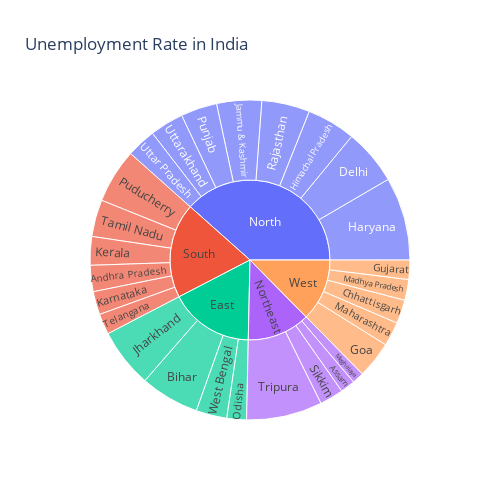

Notebook code cell kept with this figure:
### Code cell
df= data[['State', 'Region','Estimated Unemployment Rate (%)']]
fig= px.sunburst(data_frame=df, path=['Region', 'State'],
                 values='Estimated Unemployment Rate (%)',
                 width= 500, height= 500,
                 color_continuous_scale='RdYlGn',
                 title= "Unemployment Rate in India")
fig.show()

### Figure 1 — Plotly figure (JSON) as saved in the notebook; plotly's stock layout.template omitted (floating-point values rounded to 4 significant figures)
{"data": [{"branchvalues": "total", "domain": {"x": [0, 1], "y": [0, 1]}, "hovertemplate": "labels=%{label}<br>Estimated Unemployment Rate (%)=%{value}<br>parent=%{parent}<br>id=%{id}<extra></extra>", "ids": ["South/Andhra Pradesh", "Northeast/Assam", "East/Bihar", "West/Chhattisgarh", "North/Delhi", "West/Goa", "West/Gujarat", "North/Haryana", "North/Himachal Pradesh", "North/Jammu & Kashmir", "East/Jharkhand", "South/Karnataka", "South/Kerala", "West/Madhya Pradesh", "West/Maharashtra", "Northeast/Meghalaya", "East/Odisha", "South/Puducherry", "North/Punjab", "North/Rajasthan", "Northeast/Sikkim", "South/Tamil Nadu", "South/Telangana", "Northeast/Tripura", "North/Uttar Pradesh", "North/Uttarakhand", "East/West Bengal", "East", "North", "Northeast", "South", "West"], "labels": ["Andhra Pradesh", "Assam", "Bihar", "Chhattisgarh", "Delhi", "Goa", "Gujarat", "Haryana", "Himachal Pradesh", "Jammu & Kashmir", "Jharkhand", "Karnataka", "Kerala", "Madhya Pradesh", "Maharashtra", "Meghalaya", "Odisha", "Puducherry", "Punjab", "Rajasthan", "Sikkim", "Tamil Nadu", "Telangana", "Tripura", "Uttar Pradesh", "Uttarakhand", "West Bengal", "East", "North", "Northeast", "South", "West"], "name": "", "parents": ["South", "Northeast", "East", "West", "North", "West", "West", "North", "North", "North", "East", "South", "South", "West", "West", "Northeast", "East", "South", "North", "North", "Northeast", "South", "South", "Northeast", "North", "North", "East", "", "", "", "", ""], "type": "sunburst", "values": [86.64, 48.56, 194.7, 78.19, 184.1, 121.7, 63.76, 274.8, 160.7, 148.3, 195.4, 76.68, 94.34, 68.54, 79.79, 38.66, 64.62, 179.4, 119.8, 158.7, 78.34, 121.9, 68.33, 250.6, 97.37, 111.6, 101.9, 556.6, 1255.0, 416.1, 627.3, 411.9]}], "layout": {"height": 500, "legend": {"tracegroupgap": 0}, "title": {"text": "Unemployment Rate in India"}, "width": 500}}
